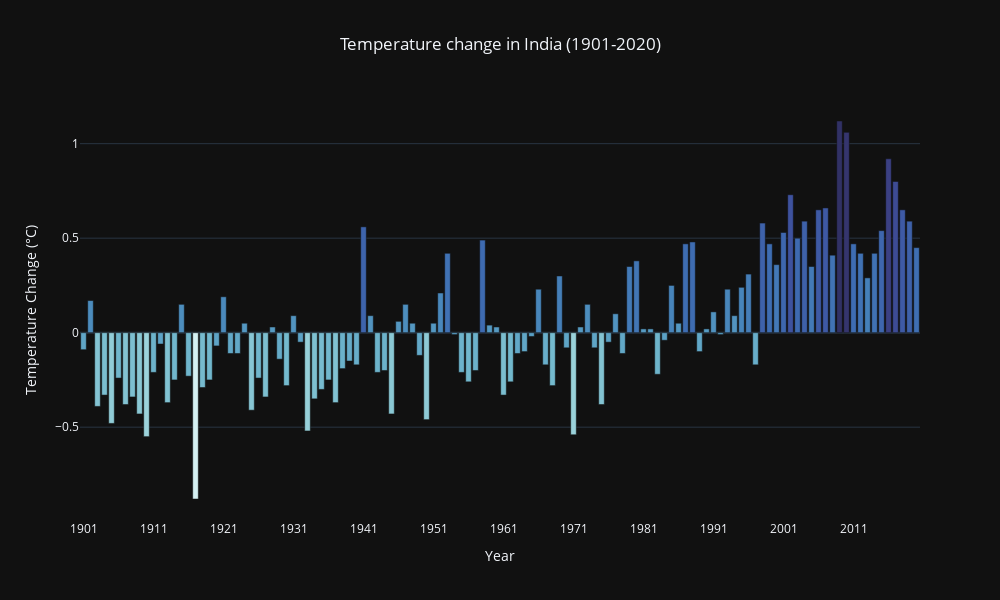

The cell this chart's notebook holds for it:
### Markdown cell above
#### A barplot showing the the effect of Global Warming on India ####

### Code cell
# Temperature change trend in India
fig= px.bar(df[(df.States=='India') & (df.Period=='Annual')],
            x= 'Year',
            y='temp_change',
            title= 'Temperature change in India (1901-2020)',
            color='temp_change',
            color_continuous_scale= 'ice_r',
            range_color=[-1,1.7]
           )

fig.update_layout(
    width=1000,
    height= 600,
    template='plotly_dark',
    coloraxis_showscale=False,
    title_x= 0.5
)

fig.update_xaxes( tickmode='linear',tick0=1901, dtick=10)
fig.update_yaxes( title='Temperature Change (°C)')

fig

### Figure 1 — Plotly figure (JSON) as saved in the notebook; plotly's stock layout.template omitted (floating-point values rounded to 4 significant figures)
{"data": [{"alignmentgroup": "True", "hovertemplate": "Year=%{x}<br>temp_change=%{marker.color}<extra></extra>", "legendgroup": "", "marker": {"color": [-0.09, 0.17, -0.39, -0.33, -0.48, -0.24, -0.38, -0.34, -0.43, -0.55, -0.21, -0.06, -0.37, -0.25, 0.15, -0.23, -0.88, -0.29, -0.25, -0.07, 0.19, -0.11, -0.11, 0.05, -0.41, -0.24, -0.34, 0.03, -0.14, -0.28, 0.09, -0.05, -0.52, -0.35, -0.3, -0.25, -0.37, -0.19, -0.15, -0.17, 0.56, 0.09, -0.21, -0.2, -0.43, 0.06, 0.15, 0.05, -0.12, -0.46, 0.05, 0.21, 0.42, -0.01, -0.21, -0.26, -0.2, 0.49, 0.04, 0.03, -0.33, -0.26, -0.11, -0.1, -0.02, 0.23, -0.17, -0.28, 0.3, -0.08, -0.54, 0.03, 0.15, -0.08, -0.38, -0.05, 0.1, -0.11, 0.35, 0.38, 0.02, 0.02, -0.22, -0.04, 0.25, 0.05, 0.47, 0.48, -0.1, 0.02, 0.11, -0.01, 0.23, 0.09, 0.24, 0.31, -0.17, 0.58, 0.47, 0.36, 0.53, 0.73, 0.5, 0.59, 0.35, 0.65, 0.66, 0.41, 1.12, 1.06, 0.47, 0.42, 0.29, 0.42, 0.54, 0.92, 0.8, 0.65, 0.59, 0.45], "coloraxis": "coloraxis", "pattern": {"shape": ""}}, "name": "", "offsetgroup": "", "orientation": "v", "showlegend": false, "textposition": "auto", "type": "bar", "x": [1901, 1902, 1903, 1904, 1905, 1906, 1907, 1908, 1909, 1910, 1911, 1912, 1913, 1914, 1915, 1916, 1917, 1918, 1919, 1920, 1921, 1922, 1923, 1924, 1925, 1926, 1927, 1928, 1929, 1930, 1931, 1932, 1933, 1934, 1935, 1936, 1937, 1938, 1939, 1940, 1941, 1942, 1943, 1944, 1945, 1946, 1947, 1948, 1949, 1950, 1951, 1952, 1953, 1954, 1955, 1956, 1957, 1958, 1959, 1960, 1961, 1962, 1963, 1964, 1965, 1966, 1967, 1968, 1969, 1970, 1971, 1972, 1973, 1974, 1975, 1976, 1977, 1978, 1979, 1980, 1981, 1982, 1983, 1984, 1985, 1986, 1987, 1988, 1989, 1990, 1991, 1992, 1993, 1994, 1995, 1996, 1997, 1998, 1999, 2000, 2001, 2002, 2003, 2004, 2005, 2006, 2007, 2008, 2009, 2010, 2011, 2012, 2013, 2014, 2015, 2016, 2017, 2018, 2019, 2020], "xaxis": "x", "y": [-0.09, 0.17, -0.39, -0.33, -0.48, -0.24, -0.38, -0.34, -0.43, -0.55, -0.21, -0.06, -0.37, -0.25, 0.15, -0.23, -0.88, -0.29, -0.25, -0.07, 0.19, -0.11, -0.11, 0.05, -0.41, -0.24, -0.34, 0.03, -0.14, -0.28, 0.09, -0.05, -0.52, -0.35, -0.3, -0.25, -0.37, -0.19, -0.15, -0.17, 0.56, 0.09, -0.21, -0.2, -0.43, 0.06, 0.15, 0.05, -0.12, -0.46, 0.05, 0.21, 0.42, -0.01, -0.21, -0.26, -0.2, 0.49, 0.04, 0.03, -0.33, -0.26, -0.11, -0.1, -0.02, 0.23, -0.17, -0.28, 0.3, -0.08, -0.54, 0.03, 0.15, -0.08, -0.38, -0.05, 0.1, -0.11, 0.35, 0.38, 0.02, 0.02, -0.22, -0.04, 0.25, 0.05, 0.47, 0.48, -0.1, 0.02, 0.11, -0.01, 0.23, 0.09, 0.24, 0.31, -0.17, 0.58, 0.47, 0.36, 0.53, 0.73, 0.5, 0.59, 0.35, 0.65, 0.66, 0.41, 1.12, 1.06, 0.47, 0.42, 0.29, 0.42, 0.54, 0.92, 0.8, 0.65, 0.59, 0.45], "yaxis": "y"}], "layout": {"barmode": "relative", "coloraxis": {"cmax": 1.7, "cmin": -1, "colorbar": {"title": {"text": "temp_change"}}, "colorscale": [[0, "rgb(234, 252, 253)"], [0.09091, "rgb(192, 229, 232)"], [0.1818, "rgb(149, 207, 216)"], [0.2727, "rgb(114, 184, 205)"], [0.3636, "rgb(89, 159, 196)"], [0.4545, "rgb(72, 134, 187)"], [0.5455, "rgb(62, 109, 178)"], [0.6364, "rgb(62, 83, 160)"], [0.7273, "rgb(58, 60, 125)"], [0.8182, "rgb(44, 42, 87)"], [0.9091, "rgb(25, 25, 51)"], [1, "rgb(3, 5, 18)"]], "showscale": false}, "height": 600, "legend": {"tracegroupgap": 0}, "title": {"text": "Temperature change in India (1901-2020)", "x": 0.5}, "width": 1000, "xaxis": {"anchor": "y", "domain": [0, 1], "dtick": 10, "tick0": 1901, "tickmode": "linear", "title": {"text": "Year"}}, "yaxis": {"anchor": "x", "domain": [0, 1], "title": {"text": "Temperature Change (°C)"}}}}
